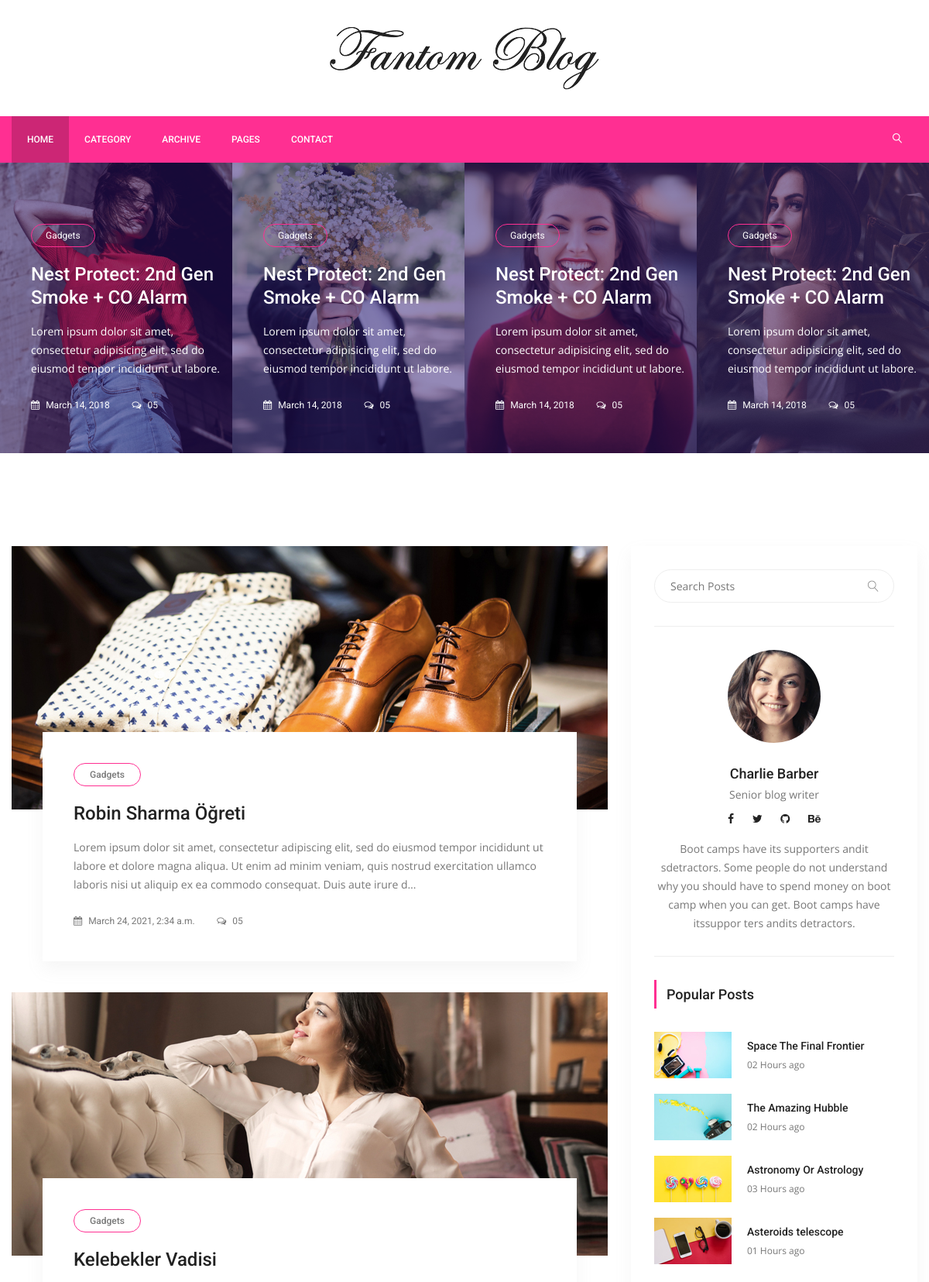
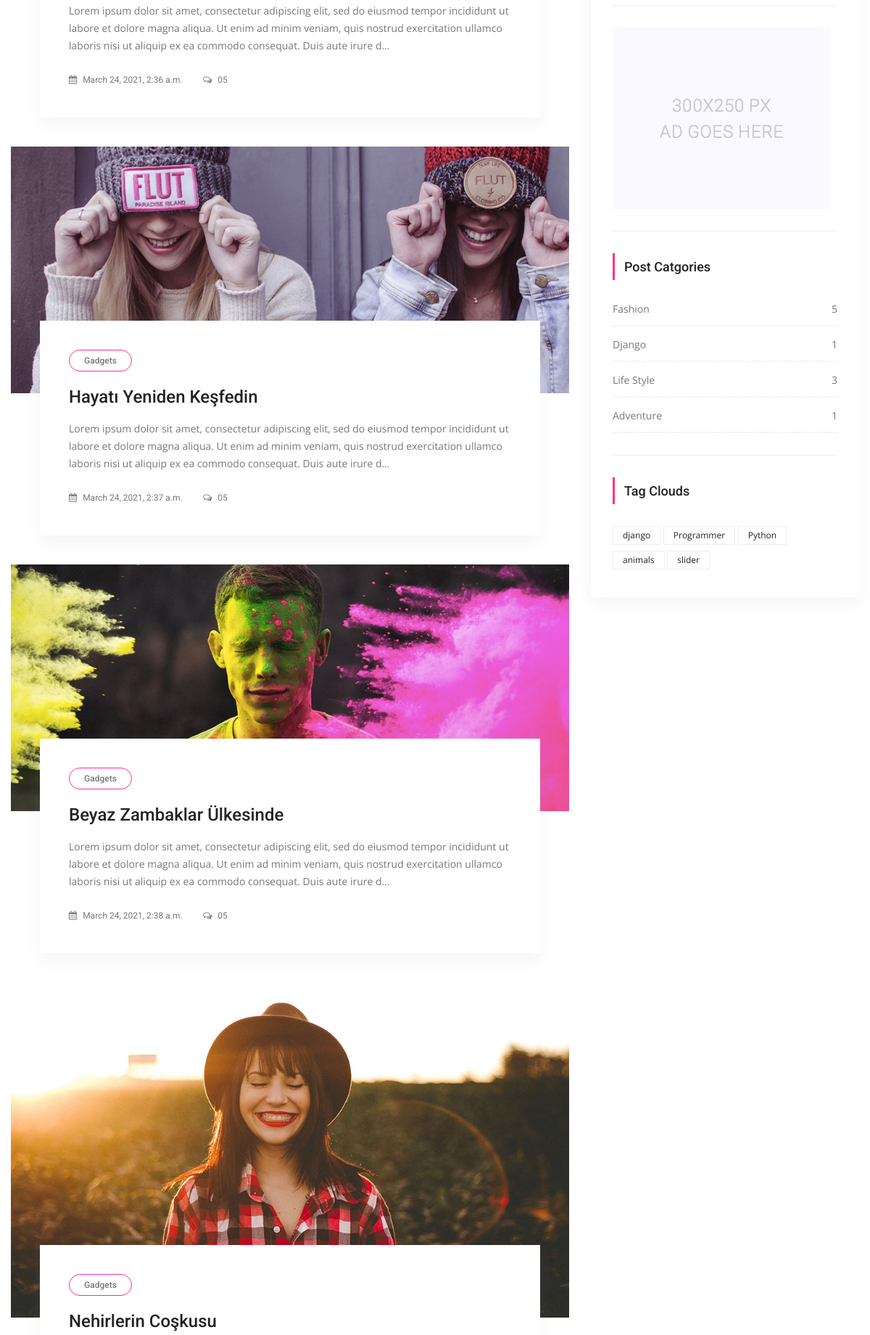
The page / (upper part) on the database its author committed (2 pictures, top to bottom).
### posts/models.py (models this page shows, shortened)
class Post(models.Model):
    title = models.CharField(max_length=150)
    content = models.TextField()
    publishing_date = models.DateTimeField(auto_now_add=True)
    image = models.ImageField(null=True,blank=True, upload_to='resimler/',default="resimler/sean-o-KMn4VEeEPR8-unsplash.jpg")
    user = models.ForeignKey(settings.AUTH_USER_MODEL, on_delete=models.CASCADE, default=1)#ForeignKey -> 1'e çok yani, 1 kullanıcı bir sürü yazı ekleyebilir ilişkisi
    slug = models.SlugField(default="slug", editable=False)
    category = models.ForeignKey(Category,on_delete=models.CASCADE, default=1, related_name="posts")#1 Category'nin ->BİR SÜRÜ POSTU OLABİLİR , category -> one, Post Many
    tag = models.ManyToManyField(Tag,related_name="posts", blank=True)
    slider_post = models.BooleanField(default=False)
    """
   1 user -> Bir sürü yazısı olabilir, fakat 1 yazının(Aynı yazı) bir sürü useri olamaz :ForeignKey
    1 etiket bir çok posta ait olabilir, aynı zamanda o yazıda bir çok etikete sahip olabilir:ManyToMany
    """

class Category(models.Model):
    title = models.CharField(max_length=250)
    slug = models.SlugField(editable=False)
    def post_count(self):
        return self.posts.all().count() #posts -> related_name="posts" dan geliyor..

class Tag(models.Model):
    title = models.CharField(max_length = 50)
    slug = models.SlugField(editable = False )
    def __str__(self):
        return self.title

### posts/views.py (the view)
# urls.py: path('', IndexView.as_view(), name='index'),
class IndexView(ListView):
    template_name = 'posts/index.html' #templates->posts->index.html
    model = Post
    context_object_name = 'posts'  #key ->value gibi düşünebilirsin.
    def get_context_data(self, *, object_list=None, **kwargs):
        context = super(IndexView,self).get_context_data(**kwargs)
        context['slider_posts'] = Post.objects.all().filter(slider_post=True)
        return context

### posts/templatetags/custom_tags.py (called while the page is built)
@register.simple_tag(name="categories")
def all_categories():
    return Category.objects.all()

@register.simple_tag(name="tags")
def all_tags():
    return Tag.objects.all()

### templates/posts/index.html (shortened to what this page needs)
{% extends 'base.html' %}
{% load static %}
{% block content %}
        <section class="post_slider_area">
			<div class="post_slider_inner owl-carousel">
				<div class="item">
					<div class="post_s_item">
						<div class="post_img">
							<img src="{% static "img/post-slider/post-s-1.jpg" %}" alt="">
						</div>
						<div class="post_text">
							<a class="cat" href="#">Gadgets</a>
							<a href="single-blog.html"><h4>Nest Protect: 2nd Gen Smoke + CO Alarm</h4></a>
							<p>Lorem ipsum dolor sit amet, consectetur adipisicing elit, sed do eiusmod tempor incididunt ut labore.</p>
							<div class="date">
								<a href="#"><i class="fa fa-calendar" aria-hidden="true"></i> March 14, 2018</a>
								<a href="#"><i class="fa fa-comments-o" aria-hidden="true"></i> 05</a>
							</div>
						</div>
					</div>
				</div>
				<div class="item">
					<div class="post_s_item">
						<div class="post_img">
							<img src="{% static "img/post-slider/post-s-2.jpg" %}" alt="">
						</div>
						<div class="post_text">
							<a class="cat" href="#">Gadgets</a>
							<a href="single-blog.html"><h4>Nest Protect: 2nd Gen Smoke + CO Alarm</h4></a>
							<p>Lorem ipsum dolor sit amet, consectetur adipisicing elit, sed do eiusmod tempor incididunt ut labore.</p>
							<div class="date">
								<a href="#"><i class="fa fa-calendar" aria-hidden="true"></i> March 14, 2018</a>
								<a href="#"><i class="fa fa-comments-o" aria-hidden="true"></i> 05</a>
							</div>
						</div>
					</div>
				</div>
				<div class="item">
					<div class="post_s_item">
						<div class="post_img">
							<img src="{% static "img/post-slider/post-s-3.jpg" %}" alt="">
						</div>
						<div class="post_text">
							<a class="cat" href="#">Gadgets</a>
							<a href="single-blog.html"><h4>Nest Protect: 2nd Gen Smoke + CO Alarm</h4></a>
							<p>Lorem ipsum dolor sit amet, consectetur adipisicing elit, sed do eiusmod tempor incididunt ut labore.</p>
							<div class="date">
								<a href="#"><i class="fa fa-calendar" aria-hidden="true"></i> March 14, 2018</a>
								<a href="#"><i class="fa fa-comments-o" aria-hidden="true"></i> 05</a>
							</div>
						</div>
					</div>
				</div>
				<div class="item">
					<div class="post_s_item">
						<div class="post_img">
							<img src="{% static "img/post-slider/post-s-4.jpg" %}" alt="">
						</div>
						<div class="post_text">
							<a class="cat" href="#">Gadgets</a>
							<a href="single-blog.html"><h4>Nest Protect: 2nd Gen Smoke + CO Alarm</h4></a>
							<p>Lorem ipsum dolor sit amet, consectetur adipisicing elit, sed do eiusmod tempor incididunt ut labore.</p>
							<div class="date">
								<a href="#"><i class="fa fa-calendar" aria-hidden="true"></i> March 14, 2018</a>
								<a href="#"><i class="fa fa-comments-o" aria-hidden="true"></i> 05</a>
							</div>
						</div>
					</div>
				</div>
			</div>
        </section>
        <section class="blog_area p_120">
            <div class="container">
                <div class="row">
                    <div class="col-lg-8">
                        <div class="blog_left_sidebar">
                            {% for post in posts %}
                            <article class="blog_style1">
                            	<div class="blog_img">
                            		<img class="img-fluid" src="{{ post.image.url }}" alt="">
                            	</div>
                            	<div class="blog_text">
									<div class="blog_text_inner">
										<a class="cat" href="#">Gadgets</a>
										<a href="{% url 'detail' pk=post.id slug=post.slug %}"><h4>{{ post.title }}</h4></a>
										<p>{{ post.content | safe | truncatechars_html:250 }}</p>
										<div class="date">
											<a href="#"><i class="fa fa-calendar" aria-hidden="true"></i> {{ post.publishing_date }}</a>
											<a href="#"><i class="fa fa-comments-o" aria-hidden="true"></i> 05</a>
										</div>
									</div>
                            	</div>
                            </article>
                            {% endfor %}
                        </div>
                    </div>
                {% include 'right_side.html' %}
                </div>
            </div>
        </section>
{% endblock %}

### templates/right_side.html
{% load static %}
{% load custom_tags %}
  <div class="col-lg-4">
            <div class="blog_right_sidebar">
                <aside class="single_sidebar_widget search_widget">
                    <div class="input-group">
                        <input type="text" class="form-control" placeholder="Search Posts">
                        <span class="input-group-btn">
                            <button class="btn btn-default" type="button"><i class="lnr lnr-magnifier"></i></button>
                        </span>
                    </div>
                    <div class="br"></div>
                </aside>
                <aside class="single_sidebar_widget author_widget">
                    <img class="author_img rounded-circle" src="{% static "img/blog/author.png" %}" alt="">
                    <h4>Charlie Barber</h4>
                    <p>Senior blog writer</p>
                    <div class="social_icon">
                        <a href="#"><i class="fa fa-facebook"></i></a>
                        <a href="#"><i class="fa fa-twitter"></i></a>
                        <a href="#"><i class="fa fa-github"></i></a>
                        <a href="#"><i class="fa fa-behance"></i></a>
                    </div>
                    <p>Boot camps have its supporters andit sdetractors. Some people do not understand why you should have to spend money on boot camp when you can get. Boot camps have itssuppor ters andits detractors.</p>
                    <div class="br"></div>
                </aside>
                <aside class="single_sidebar_widget popular_post_widget">
                    <h3 class="widget_title">Popular Posts</h3>
                    <div class="media post_item">
                        <img src="{% static "img/blog/popular-post/post1.jpg" %}" alt="post">
                        <div class="media-body">
                            <a href="blog-details.html"><h3>Space The Final Frontier</h3></a>
                            <p>02 Hours ago</p>
                        </div>
                    </div>
                    <div class="media post_item">
                        <img src="{% static "img/blog/popular-post/post2.jpg" %}" alt="post">
                        <div class="media-body">
                            <a href="blog-details.html"><h3>The Amazing Hubble</h3></a>
                            <p>02 Hours ago</p>
                        </div>
                    </div>
                    <div class="media post_item">
                        <img src="{% static "img/blog/popular-post/post3.jpg" %}" alt="post">
                        <div class="media-body">
                            <a href="blog-details.html"><h3>Astronomy Or Astrology</h3></a>
                            <p>03 Hours ago</p>
                        </div>
                    </div>
                    <div class="media post_item">
                        <img src="{% static "img/blog/popular-post/post4.jpg" %}" alt="post">
                        <div class="media-body">
                            <a href="blog-details.html"><h3>Asteroids telescope</h3></a>
                            <p>01 Hours ago</p>
                        </div>
                    </div>
                    <div class="br"></div>
                </aside>
                <aside class="single_sidebar_widget">
                    <a href="#"><img class="img-fluid" src="{% static "img/blog/add.jpg" %}" alt=""></a>
                    <div class="br"></div>
                </aside>
                <aside class="single_sidebar_widget post_category_widget">
                    <h4 class="widget_title">Post Catgories</h4>
                    <ul class="list cat-list">
                       {% categories as categories %}
                        {% for category in categories %}
                        <li>
                            <a href="{% url 'category_detail' pk=category.id slug=category.slug %}" class="d-flex justify-content-between">
                                <p>{{ category.title }}</p>
                                <p>{{ category.post_count }}</p>
                            </a>
                        </li>
                        {% endfor %}
                    </ul>
                    <div class="br"></div>
                </aside>
                <aside class="single-sidebar-widget tag_cloud_widget">
                    <h4 class="widget_title">Tag Clouds</h4>
                    <ul class="list">
                        {% tags as etiketler %}
                        {% for etiket in etiketler %}
                        <li><a href="{% url 'tag_detail' etiket.slug %}">{{ etiket }}</a></li>
                        {% endfor %}
                    </ul>
                </aside>
            </div>
        </div>

### rows shown on the page
Post: image (picture), title "Robin Sharma Öğreti", content "Lorem ipsum dolor sit amet, consectetur adipiscing elit, sed do eiusmod tempor incididunt ut labore et dolore magna aliqua. Ut enim ad minim veniam, quis nostrud exercitation ullamco laboris nisi ut aliquip ex ea commodo consequat. Duis aute irure d…", publishing_date "March 24, 2021, 2:34 a.m."
Post: image (picture), title "Kelebekler Vadisi", content "Lorem ipsum dolor sit amet, consectetur adipiscing elit, sed do eiusmod tempor incididunt ut labore et dolore magna aliqua. Ut enim ad minim veniam, quis nostrud exercitation ullamco laboris nisi ut aliquip ex ea commodo consequat. Duis aute irure d…", publishing_date "March 24, 2021, 2:36 a.m."
Post: image (picture), title "Hayatı Yeniden Keşfedin", content "Lorem ipsum dolor sit amet, consectetur adipiscing elit, sed do eiusmod tempor incididunt ut labore et dolore magna aliqua. Ut enim ad minim veniam, quis nostrud exercitation ullamco laboris nisi ut aliquip ex ea commodo consequat. Duis aute irure d…", publishing_date "March 24, 2021, 2:37 a.m."
Post: image (picture), title "Beyaz Zambaklar Ülkesinde", content "Lorem ipsum dolor sit amet, consectetur adipiscing elit, sed do eiusmod tempor incididunt ut labore et dolore magna aliqua. Ut enim ad minim veniam, quis nostrud exercitation ullamco laboris nisi ut aliquip ex ea commodo consequat. Duis aute irure d…", publishing_date "March 24, 2021, 2:38 a.m."
Post: image (picture), title "Nehirlerin Coşkusu"
Category: title "Fashion", post_count "5"
Category: title "Django", post_count "1"
Category: title "Life Style", post_count "3"
Category: title "Adventure", post_count "1"
Tag: title "django"
Tag: title "Programmer"
Tag: title "Python"
Tag: title "animals"
Tag: title "slider"
